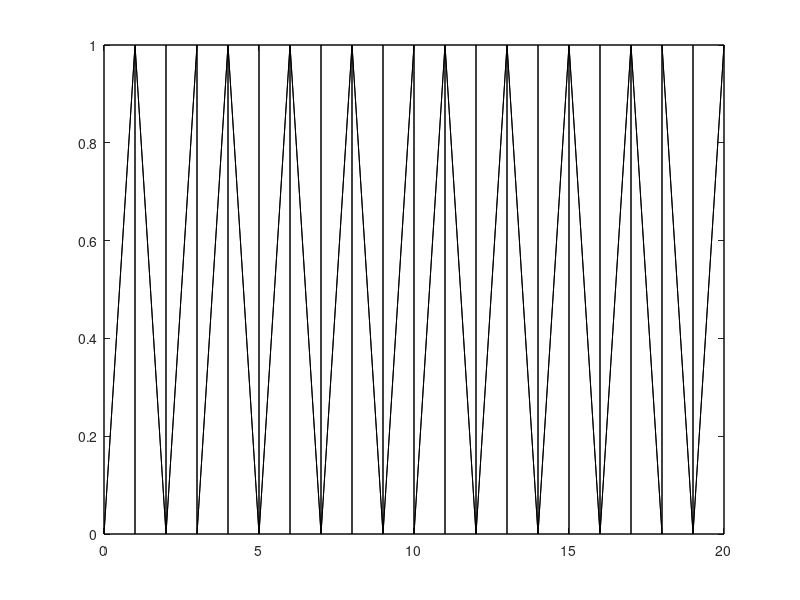

Here is the MATLAB script that generated this plot: (Note: this script raises an error after producing the figure.)


%% given values

% thickness (m)
thickness = 100;

% Young's modulus (Pa)
E = 200e+9;

% Poisson's ratio
nu = 0.3;

% weight per unit length (N/m)
w = 100e+3;

% stress = D * strain, plane strain
D = [
    1-nu, nu, 0;
    nu, 1-nu, 0;
    0, 0, (1-2*nu)/2
    ] * E / (1 + nu) / (1 - 2 * nu);

% boundary (m)
boundary = [
    0, 0;
    20, 0;
    20, 1;
    0, 1
    ];

% given nodes
initial_node = zeros(42, 2);
% for i = 1:21
%     initial_node(2*i-1, :) = [i-1, 0];
%     initial_node(2*i, :) = [i-1, 1];
% end

for i = 1:21
    initial_node(i, :) = [i-1, 0];
    initial_node(i+21, :) = [i-1, 1];
end

% given elements from given nodes
initial_element = zeros(40, 3);
% for i = 1:20
%     initial_element(2*i-1, :) = [2*i-1, 2*i+1, 2*i];
%     initial_element(2*i, :) = [2*i, 2*i+1, 2*i+2];
% end

initial_element = delaunay(initial_node);

triplot(initial_element, initial_node(:, 1), initial_node(:, 2), 'k');
labels = num2str((1:42)', '%d');
text(initial_node(:, 1), initial_node(:, 2), labels, 'horizontal','left', 'vertical','bottom');
%axis [-5 6 0 11]
axis equal

K_global = global_stiffness(initial_node, initial_element, thickness, D);

K_reduced = K_global(5:80, 5:80);

calc(K_reduced);

function calc(matrix)
    tic
    for i = 1:100000
        k = rand(76, 1);
        f = matrix \ k;
    end
    t = toc;
    disp(t);
end


% obtain element stiffness matrix for triangular element
function K_element = element_stiffness(nodes, thickness, D)

    area = polyarea(nodes(:, 1), nodes(:, 2));
    b1 = nodes(2, 2) - nodes(3, 2);
    b2 = nodes(3, 2) - nodes(1, 2);
    b3 = nodes(1, 2) - nodes(2, 2);
    c1 = nodes(3, 1) - nodes(2, 1);
    c2 = nodes(1, 1) - nodes(3, 1);
    c3 = nodes(2, 1) - nodes(1, 1);
    B = [
        b1, 0 , b2, 0 , b3, 0 ;
        0 , c1, 0 , c2, 0 , c3;
        c1, b1, c2, b2, c3, b3
    ] / (2 * area);
    K_element = thickness * area * B' * D * B;
    
end

% obtain global stiffness matrix for triangular mesh
function K_global = global_stiffness(nodes, elements, thickness, D)

    K_global = zeros(2*size(nodes, 1));

    %iteration for each element
    for element = elements'
        
        element = element';
        
        % global stiffness matrix index corresponding to the element
        index = [2*element-1; 2*element];
        index = index(:)';
        
        % element stiffness matrix for a element
        K_element = element_stiffness(nodes(element, :), thickness, D);
        
        % add element stiffness matrix to the global stiffness matrix
        K_global(index, index) = K_global(index, index) + ...
            K_element;
        
    end
    
end

